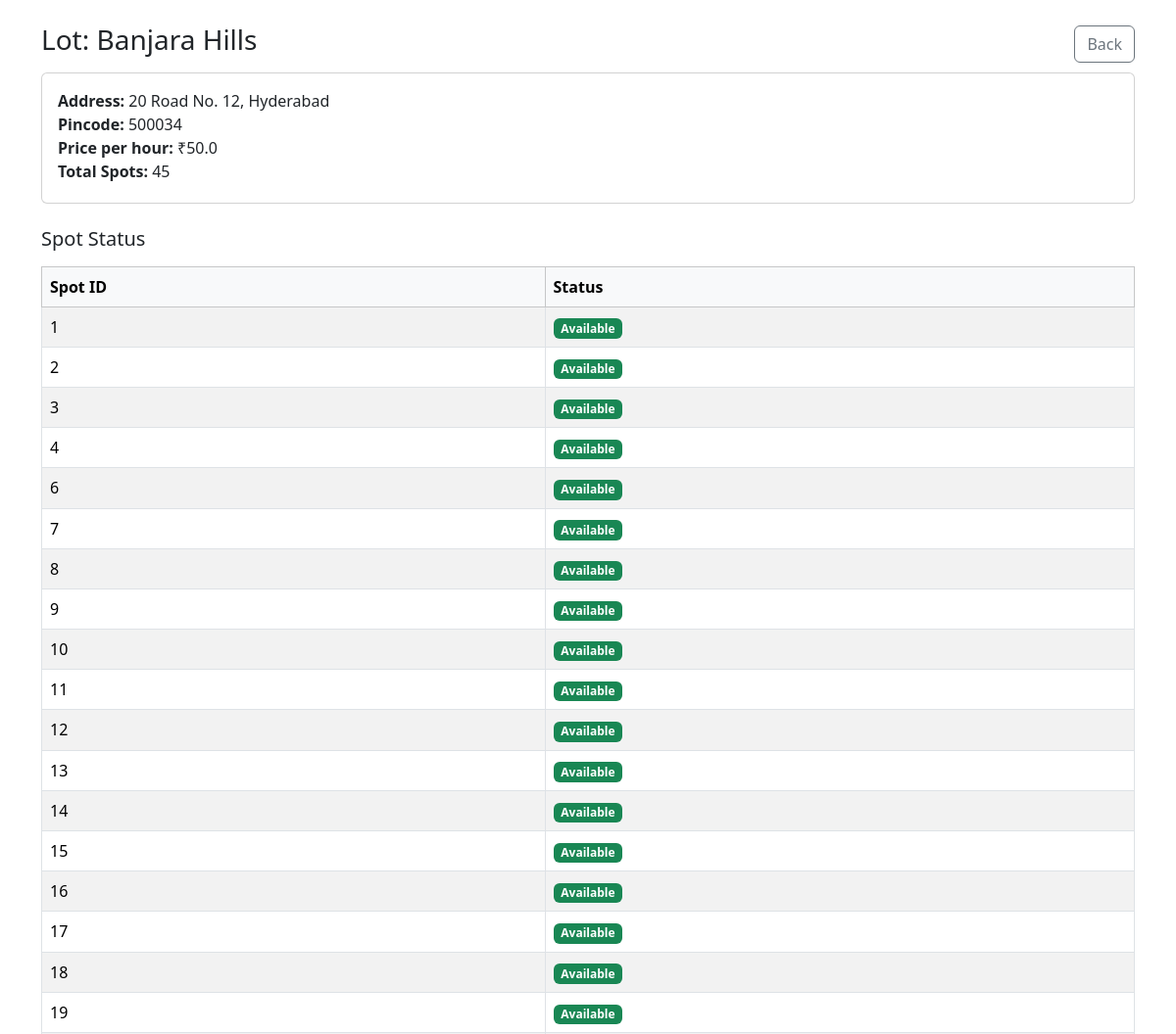
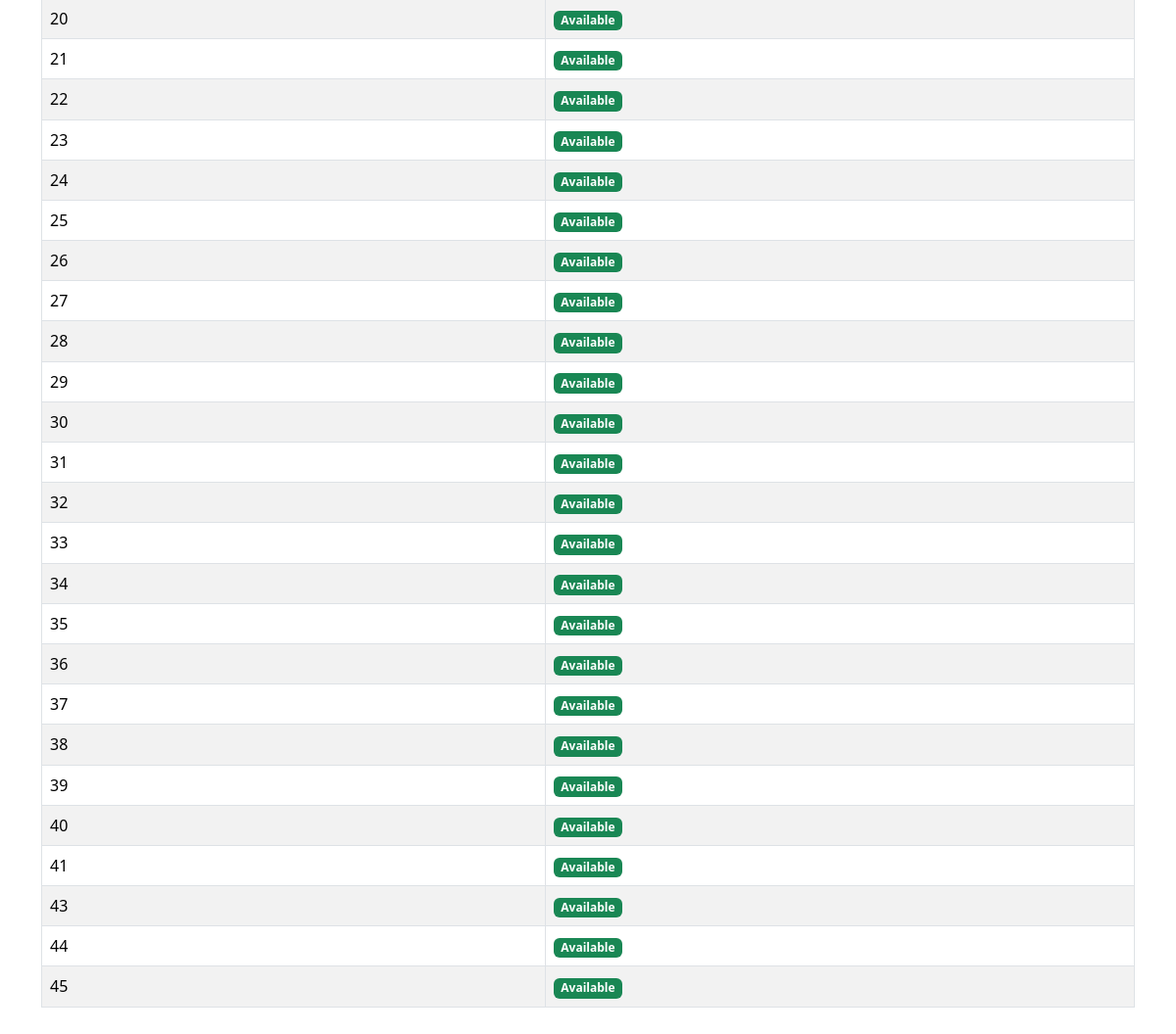
Page /user/lot/1 (signed in) on the committed database (2 pictures, top to bottom).
### models/file1.py (models this page shows, shortened)
class ParkingLot(db.Model):
    __tablename__ = 'parking_lots'
    id = db.Column(db.Integer, primary_key=True)
    prime_location_name = db.Column(db.String(100), nullable=False)
    price = db.Column(db.Float, nullable=False)
    address = db.Column(db.String(200), nullable=False)
    pin_code = db.Column(db.String(10), nullable=False)
    maximum_number_of_spots = db.Column(db.Integer, nullable=False)
    spots = db.relationship('ParkingSpot', back_populates='lot', cascade="all, delete-orphan")

class ParkingSpot(db.Model):
    __tablename__ = 'parking_spots'
    id = db.Column(db.Integer, primary_key=True)
    lot_id = db.Column(db.Integer, db.ForeignKey('parking_lots.id'), nullable=False)
    status = db.Column(db.String(1), default='A')  # 'A' = Available, 'O' = Occupied
    lot = db.relationship('ParkingLot', back_populates='spots')
    reservations = db.relationship('Reservation', back_populates='spot')

### controllers/user.py (the view)
@user_bp.route('/lot/<int:lot_id>')
@login_required
def lot_detail(lot_id):
    lot = ParkingLot.query.get_or_404(lot_id)
    spots = ParkingSpot.query.filter_by(lot_id=lot_id).all()
    return render_template('user_lot_detail.html', lot=lot, spots=spots)

### app.py (called while the page is built)
@login_manager.user_loader
def load_user(user_id):
    return User.query.get(int(user_id))

### templates/user_lot_detail.html (shortened to what this page needs)
<!doctype html>
<html lang="en">
<head>
  <link href="https://cdn.jsdelivr.net/npm/bootstrap@5.3.3/dist/css/bootstrap.min.css" rel="stylesheet">
</head>
<body>
  <div class="container py-4">
    <div class="d-flex justify-content-between align-items-center mb-2">
      <h3> Lot: {{ lot.prime_location_name }}</h3>
      <a href="{{ url_for('user.dashboard') }}" class="btn btn-outline-secondary"> Back</a>
    </div>
    <div class="card mb-4">
      <div class="card-body">
        <ul class="list-unstyled mb-1">
          <li><b>Address:</b> {{ lot.address }}</li>
          <li><b>Pincode:</b> {{ lot.pin_code }}</li>
          <li><b>Price per hour:</b> ₹{{ lot.price }}</li>
          <li><b>Total Spots:</b> {{ lot.maximum_number_of_spots }}</li>
        </ul>
      </div>
    </div>
    <h5 class="mb-3">Spot Status</h5>
    <div class="table-responsive">
      <table class="table table-striped table-bordered">
        <thead class="table-light">
          <tr><th>Spot ID</th><th>Status</th></tr>
        </thead>
        <tbody>
          {% for spot in spots %}
            <tr>
              <td>{{ spot.id }}</td>
              <td>
                {% if spot.status == 'A' %}
                  <span class="badge bg-success">Available</span>
                {% else %}
                  <span class="badge bg-danger">Occupied</span>
                {% endif %}
              </td>
            </tr>
          {% else %}
            <tr><td colspan="2" class="text-center text-muted">No spots found.</td></tr>
          {% endfor %}
        </tbody>
      </table>
    </div>
  </div>
</body>
</html>

### rows in the picture
ParkingLot: prime_location_name "Banjara Hills", address "20 Road No. 12, Hyderabad", pin_code "500034", price "50.0", maximum_number_of_spots "45"
ParkingSpot: id "1", status "Available"
ParkingSpot: id "2", status "Available"
ParkingSpot: id "3", status "Available"
ParkingSpot: id "4", status "Available"
ParkingSpot: id "6", status "Available"
ParkingSpot: id "7", status "Available"
ParkingSpot: id "8", status "Available"
ParkingSpot: id "9", status "Available"
ParkingSpot: id "10", status "Available"
ParkingSpot: id "11", status "Available"
ParkingSpot: id "12", status "Available"
ParkingSpot: id "13", status "Available"
ParkingSpot: id "14", status "Available"
ParkingSpot: id "15", status "Available"
ParkingSpot: id "16", status "Available"
ParkingSpot: id "17", status "Available"
ParkingSpot: id "18", status "Available"
ParkingSpot: id "19", status "Available"
ParkingSpot: id "20", status "Available"
ParkingSpot: id "21", status "Available"
ParkingSpot: id "22", status "Available"
ParkingSpot: id "23", status "Available"
ParkingSpot: id "24", status "Available"
ParkingSpot: id "25", status "Available"
ParkingSpot: id "26", status "Available"
ParkingSpot: id "27", status "Available"
ParkingSpot: id "28", status "Available"
ParkingSpot: id "29", status "Available"
ParkingSpot: id "30", status "Available"
ParkingSpot: id "31", status "Available"
ParkingSpot: id "32", status "Available"
ParkingSpot: id "33", status "Available"
ParkingSpot: id "34", status "Available"
ParkingSpot: id "35", status "Available"
ParkingSpot: id "36", status "Available"
ParkingSpot: id "37", status "Available"
ParkingSpot: id "38", status "Available"
ParkingSpot: id "39", status "Available"
ParkingSpot: id "40", status "Available"
ParkingSpot: id "41", status "Available"
ParkingSpot: id "43", status "Available"
ParkingSpot: id "44", status "Available"
ParkingSpot: id "45", status "Available"
